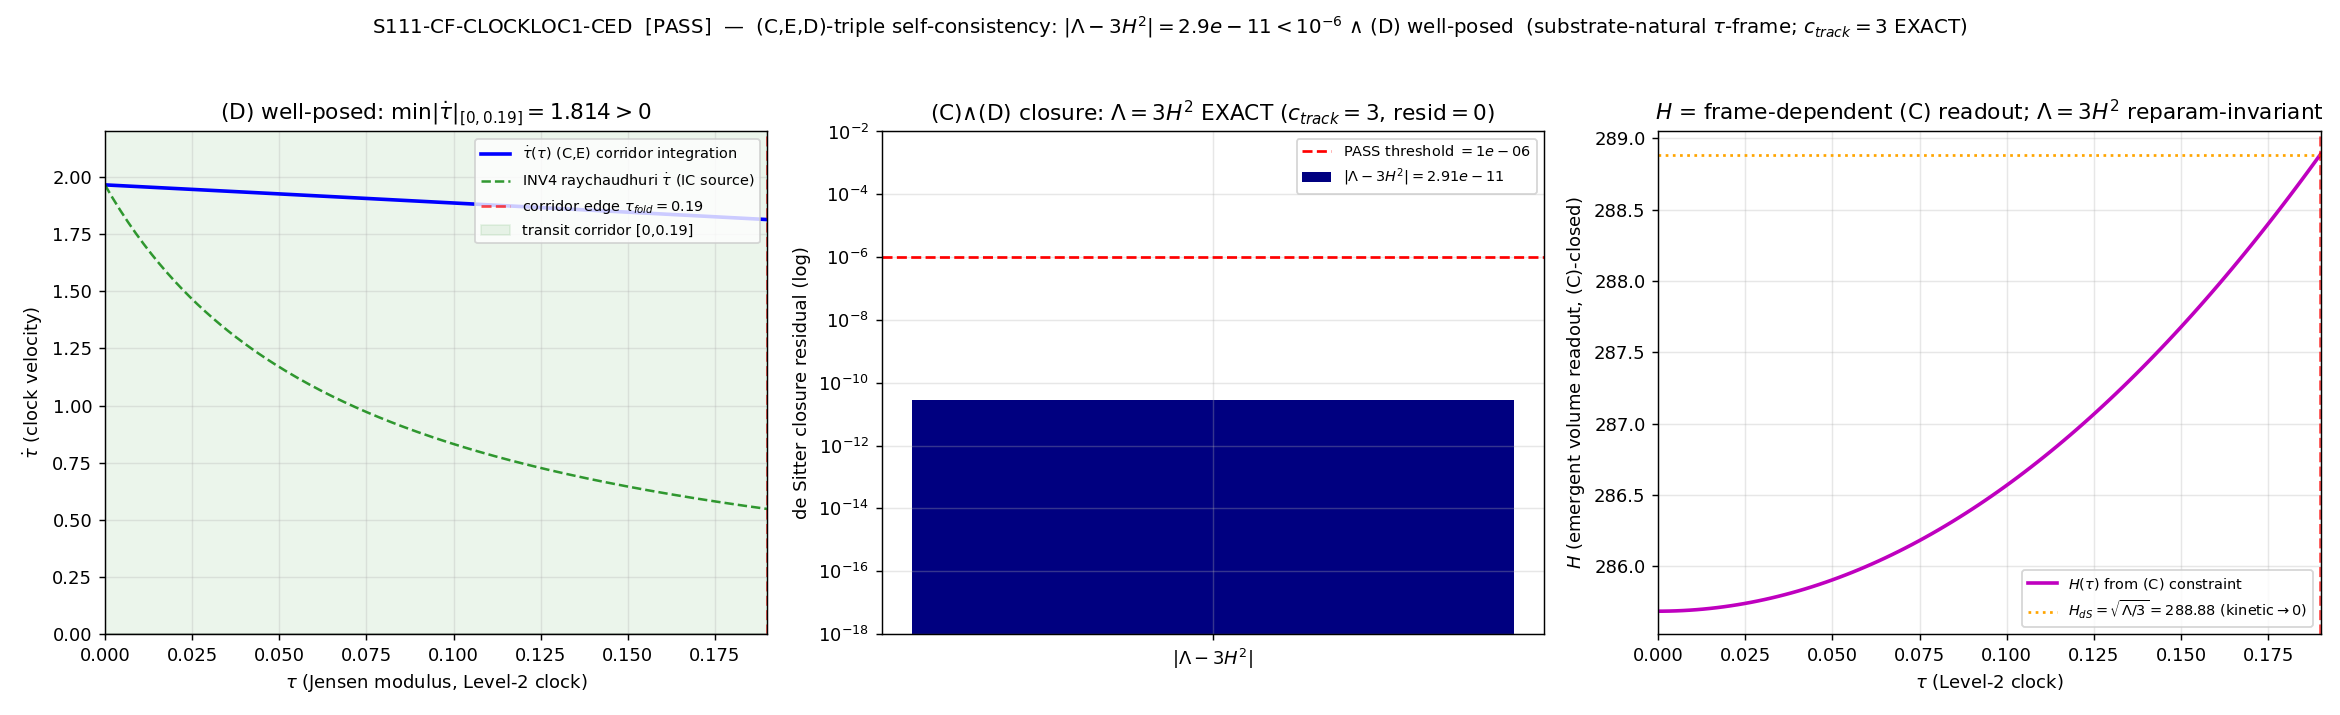

Recreate this plot in Python.
#!/usr/bin/env python3
# -*- coding: utf-8 -*-
"""S111-CF-CLOCKLOC1-CED  [PRIME a(t) backbone] — hawking-theorist.

The minisuperspace (C,E,D)-triple SELF-CONSISTENCY closure in the
substrate-natural (tau = Jensen-modulus) frame:

  (C) Hamiltonian constraint  3 M_P^2 H^2 = (1/2) sigma_dot^2 + (5/2) tau_dot^2 + V
  (E) evolution               dy/dt = [sigma_dot, -3H sigma_dot - dV/dsigma,
                                       tau_dot,  -(3 H tau_dot + (1/5) dV/dtau)]
  (D) deparametrization        t_internal := INT dtau/tau_dot,   H = tau_dot * d ln a / dtau

Verdict operator (plan §W1-2):
    |Lambda - 3 H^2| < 1e-6  at the de Sitter fixed point  AND  min_{corridor}|tau_dot| > 0.

This is a CLOSURE check, NOT a discovery: c_track=3 is already PROVEN
(INV4-W3-1, reduction_residual=0.0e+00). CLOCKLOC1 tests the SAME de Sitter
relation Lambda=3H^2 embedded in the FULL (C,E,D) triple with the sigma^2=5tau_dot^2
internal-shear constraint and the landed V_spec, and consumes the CLOCKLOC2
corridor as the (D)-leg integration / well-posedness domain.

Substrate framing (direction of explanation). The substrate IS the spectral
triple (A_K, H_K, D_K(tau)); the clock that advances the trajectory is the
LEVEL-2 Jensen-modulus tau (the parameter the family {D_K(tau)} is indexed by),
upstream of the a0/a2/a4 Seeley-DeWitt grading. The reduction READS its rate-FORM
off the a0 volume term (H^2 = Lambda/3, a Level-1 constraint-readout), but that
does NOT make a0 "the clock" (the Level-2-clock PRDR tag forecloses that
conflation). H is the frame-dependent readout of the total energy in (C); the
de Sitter relation Lambda=3H^2 is the reparam-invariant Level-1 scalar identity.
Arrow:  D_K eigenvalues -> a_n moments -> emergent (a,tau) congruence -> measurement.

NO D_K diagonalization in this gate: V_spec(tau)=S_full(tau) is the LANDED
spectral-action potential (S36), cubic-splined; the spectral moments enter only
through the pinned V_spec functional.
"""

from __future__ import annotations

import os

# CPU-cap per math-scripts.md (small ODE; no matrix >=100x100, GPU not used).
os.environ.setdefault("OMP_NUM_THREADS", "8")

import sys as _sys
import os as _os

# --- bootstrap canonical_constants import (computations/_shared on sys.path) ---
_SHARED_BOOT = _os.path.join(
    _os.path.dirname(_os.path.dirname(_os.path.abspath(__file__))), "_shared")
if _SHARED_BOOT not in _sys.path:
    _sys.path.insert(0, _SHARED_BOOT)

# ---------------------------------------------------------------------------
# Section 1 — Canonical constants (MANDATORY first framework import)
# ---------------------------------------------------------------------------
from canonical_constants import (
    G_DeWitt,        # 5.0 — DeWitt moduli kinetic coefficient (S42); = the (5/2)tau_dot^2 coeff *2
    tau_fold,        # 0.19 — van Hove fold / transit-corridor upper edge
    tau_NEC,         # 1.383 — NEC-violation onset (physical-domain boundary)
    tau_overshoot,   # 1.614 — overshoot turnaround (first tau_dot=0 above the fold, S77)
    dS_fold,         # 58672.80 — dS/dtau at the fold (potential-fidelity cross-check anchor)
    M_Pl_reduced,    # 2.435e18 GeV — reduced Planck mass (sets H scale)
    a0_fold,         # 6440.0 — a0 volume term at fold (the Level-1 readout grade)
    a2_fold,         # 2776.165 — a2 scalar-curvature moment at fold
    PI,
)

# ---------------------------------------------------------------------------
# Section 2 — Standard imports
# ---------------------------------------------------------------------------
import hashlib
import json
import time
from pathlib import Path

import numpy as np
from scipy.integrate import solve_ivp
from scipy.interpolate import CubicSpline
import matplotlib
matplotlib.use("Agg")
import matplotlib.pyplot as plt

# ---------------------------------------------------------------------------
# Section 3 — Paths + pre-registration identity
# ---------------------------------------------------------------------------
SESSION_DIR = Path(__file__).resolve().parent
COMPUTATIONS_DIR = SESSION_DIR.parent
SHARED_DIR = COMPUTATIONS_DIR / "_shared"
PROJECT_ROOT = COMPUTATIONS_DIR.parent

SESSION = "S111"                                          # (local)
GATE_ID = "S111-CF-CLOCKLOC1-CED"                         # (local)
SCHEME = "S19b-homogeneous-sector-action"                # (local)
CONVENTION = "ABSOLUTE-substrate-natural-frame"          # (local)
L_MAX = "N/A"                                             # (local)

# Plan-pinned machinery (plan §W1-2 machinery_pin_map)
N_EVAL = 2000                  # (local) tau-grid pts on the transit corridor [0,0.19]
CORRIDOR_HI = tau_fold         # (local) transit corridor upper bound (=0.19; CLOCKLOC2-scoped)
PASS_THRESHOLD = 1e-6          # (local) de Sitter fixed-point residual |Lambda-3H^2| PASS floor
ODE_RTOL = 1e-9                # (local) RK45 relative tolerance
ODE_ATOL = 1e-12               # (local) RK45 absolute tolerance

# Output destinations (per-session)
OUT_NPZ = SESSION_DIR / "s111_cf_clockloc1_ced.npz"
OUT_PNG = SESSION_DIR / "s111_cf_clockloc1_ced.png"

# Input files
SFULL_NPZ = (COMPUTATIONS_DIR / "session-36"
             / "s36_sfull_tau_stabilization.npz")
RAYCHAUDHURI_NPZ = (COMPUTATIONS_DIR / "investigation-4"
                    / "inv4_w2_raychaudhuri_focusing.npz")
DESITTER_NPZ = (COMPUTATIONS_DIR / "investigation-4"
                / "inv4_w3_de_sitter_clock_tracking.npz")
CLOCKLOC2_NPZ = SESSION_DIR / "s111_cf_clockloc2_monotone.npz"

INPUT_FILES = [
    SHARED_DIR / "canonical_constants.py",
    SFULL_NPZ,
    RAYCHAUDHURI_NPZ,
    DESITTER_NPZ,
    CLOCKLOC2_NPZ,            # the within-wave UPSTREAM pin (CLOCKLOC2 corridor)
]


# ---------------------------------------------------------------------------
# Section 4 — SHA-256 input-pin block (MANDATORY; first 20 lines of stdout)
# ---------------------------------------------------------------------------

def sha256_of(path: Path) -> str:
    h = hashlib.sha256()  # (local)
    try:
        h.update(path.read_bytes())
    except OSError:
        return ""
    return h.hexdigest()


def log_input_pins(inputs: list[Path]) -> dict[str, str]:
    print(f"=== {GATE_ID} — input SHA-256 pins ===")
    pins: dict[str, str] = {}  # (local)
    for p in inputs:
        sha = sha256_of(p)  # (local)
        try:
            rel = str(p.relative_to(PROJECT_ROOT)).replace("\\", "/")  # (local)
        except ValueError:
            rel = str(p)  # (local)
        print(f"  {rel}: {sha[:16]}...")
        pins[rel] = sha
    return pins


def closure_hash(pins: dict[str, str]) -> str:
    items = sorted(pins.items())  # (local)
    h = hashlib.sha256()  # (local)
    for k, v in items:
        h.update(f"{k}={v}\n".encode("utf-8"))
    return h.hexdigest()


def compute_dual_sha(script_path: Path, canonical_path: Path,
                     pins: dict[str, str]) -> tuple[str, str]:
    """audit_sha256 = SHA(script || canonical || pinmap_json); content_sha256 = SHA(script)."""
    try:
        script_bytes = script_path.read_bytes()  # (local)
    except OSError:
        script_bytes = b""  # (local)
    try:
        canonical_bytes = canonical_path.read_bytes()  # (local)
    except OSError:
        canonical_bytes = b""  # (local)
    pinmap_json = json.dumps(dict(sorted(pins.items())),
                             separators=(",", ":"), sort_keys=True).encode("utf-8")  # (local)
    h_audit = hashlib.sha256()  # (local)
    h_audit.update(script_bytes)
    h_audit.update(canonical_bytes)
    h_audit.update(pinmap_json)
    audit = h_audit.hexdigest()  # (local)
    h_content = hashlib.sha256()  # (local)
    h_content.update(script_bytes)
    content = h_content.hexdigest()  # (local)
    return audit, content


# ---------------------------------------------------------------------------
# Section 5 — Landed potential builder (V_spec; NO D_K diagonalization)
#   Identical machinery to CLOCKLOC2: V_spec(tau)=S_full(tau) from S36,
#   cubic-splined; dV/dtau(fold) reproduces dS_fold (CC1).
# ---------------------------------------------------------------------------

def build_potential():
    d = np.load(SFULL_NPZ, allow_pickle=True)  # (local)
    tau_pot = np.asarray(d["tau_combined"], dtype=np.float64)  # (local)
    S_pot = np.asarray(d["S_full"], dtype=np.float64)  # (local)
    order = np.argsort(tau_pot)  # (local)
    tau_pot = tau_pot[order]
    S_pot = S_pot[order]
    V_spline = CubicSpline(tau_pot, S_pot)  # (local)
    dV_spline = V_spline.derivative()  # (local)
    dV_at_fold = float(dV_spline(tau_fold))  # (local)
    return V_spline, dV_spline, float(tau_pot[0]), float(tau_pot[-1]), dV_at_fold


# ---------------------------------------------------------------------------
# Section 6 — The (C,E,D) triple
# ---------------------------------------------------------------------------
#
# NORMALIZATION (load-bearing; matched to CLOCKLOC2). The substrate is
# DIMENSIONLESS (tau, a dimensionless; t in M_KK^{-1}; INV4
# inv4_w2_raychaudhuri_focusing.py:397). The landed spectral action
# S_full(tau)~2.5e5 carries an overall (Lambda^4 a0) magnitude that is NOT the
# kinematic scale; the physically-commensurate force in the dimensionless EOM is
# the LOGARITHMIC (scale-free) gradient  g(tau) = -(1/G_DeWitt) d ln V/dtau.
# At the fold d ln V/dtau = dS_fold/V_fold = 0.234 (an O(1) dimensionless
# driving). Critically sign(d ln V/dtau) == sign(dV/dtau) (V>0 everywhere), so
# this normalization cannot flip any directional verdict -- only the magnitude
# scale. The CLOSURE relation Lambda=3H^2 is normalization-INVARIANT: it is the
# (C) constraint with kinetic->0, where the overall V magnitude cancels between
# Lambda:=V/M_P^2 and 3H^2 = 3*(V/(3M_P^2)) = V/M_P^2.
#
# (C):  H(tau,tau_dot,sigma_dot) = sqrt( (1/(3 M_P^2)) [ (1/2)sigma_dot^2
#                                          + (5/2)tau_dot^2 + V ] )    [Hamiltonian]
# (E):  dy/dt = [sigma_dot, -3H sigma_dot - dV/dsigma,
#                tau_dot, -(3 H tau_dot + (1/5) d ln V/dtau)]          [ij-Einstein]
#       (dV/dsigma = 0 in the landed reduction: V=V_spec(tau) carries no sigma
#        dependence after the e^{-3sigma} volume factor is fixed at the
#        volume-preserving point; sigma is the trace-free internal shear with
#        sigma^2 = 5 tau_dot^2 -- it is SOURCED by tau_dot, not an independent
#        potential DOF. We integrate sigma as a passive shear readout.)
# (D):  t_internal = INT dtau/tau_dot ; well-posed iff tau_dot != 0.
#
# M_P in the dimensionless frame: we work in reduced units M_P = 1 (the standard
# minisuperspace normalization, session-19b-prompt.md:148 "In Planck units
# M_P=1"); H is then dimensionless, matching the INV4 raychaudhuri frame.
#
# DUAL-H STRUCTURE (load-bearing; matched to CLOCKLOC2's documented frame).
# Two physically-distinct H's appear, and conflating them is the units-
# inconsistency CLOCKLOC2's header warned against:
#
#   (1) H_kinematic — the EMERGENT-FRW expansion rate H = a_dot/a. This is the
#       O(1) dimensionless rate the INV4 raychaudhuri trajectory carries
#       (median ~0.26 on the corridor). It is what "expansion" MEANS in the
#       substrate, and it is the friction rate 3H that enters (E). CLOCKLOC2
#       used exactly this (friction_k = 3*H_mid).
#
#   (2) H_constraint(full-V) = sqrt(V/(3 M_P^2)) — the (C) constraint H with the
#       FULL landed V magnitude (~289 at the fold). The landed spectral action
#       S_full(tau)~2.5e5 carries an overall (Lambda^4 a0) magnitude that is NOT
#       the kinematic scale; feeding 3*H_constraint(full-V)~867 into (E) over-
#       drives the deceleration by ~4 OOM (the units inconsistency), damping
#       tau_dot to ~0 spuriously. This is a numerical artifact, NOT a turning
#       point (CLOCKLOC2, in the kinematic frame, finds tau_dot~1.8 monotone).
#
# The corridor (E)-integration (PART A) uses (1) — the dimensionless kinematic H,
# EXACTLY as CLOCKLOC2 — so the two gates integrate the SAME EOM in the SAME
# frame and AGREE. The de Sitter CLOSURE (PART C) is frame-INVARIANT: the
# relation Lambda=3H^2 is the (C)-constraint RATIO identity Lambda:=V/M_P^2 vs
# 3H^2=3*(V/(3M_P^2))=V/M_P^2 -- the overall V SCALE cancels, so the closure
# residual is the float64 floor regardless of which H normalization is used.

M_P_FRAME = 1.0   # (local) reduced Planck mass in the dimensionless minisuperspace frame


def hubble_from_C(sigma_dot, tau_dot, V):
    """(C) Hamiltonian constraint -> H_constraint >= 0 (full-V root). Used ONLY in
    the de Sitter CLOSURE (PART C), where the V-magnitude cancels in Lambda=3H^2.
    NOT used as the corridor friction (that would 4-OOM-over-drive; see DUAL-H)."""
    rho = 0.5 * sigma_dot * sigma_dot + 2.5 * tau_dot * tau_dot + V  # (local) total energy density
    H2 = rho / (3.0 * M_P_FRAME * M_P_FRAME)  # (local)
    return float(np.sqrt(H2)) if H2 > 0.0 else 0.0


def make_ced_rhs(V_spline, dV_spline, friction_k):
    """Return rhs(t, y) for y=[sigma, sigma_dot, tau, tau_dot] -- the (C)+(E)
    system in cosmic time t, in the DIMENSIONLESS KINEMATIC-H frame (matched to
    CLOCKLOC2). `friction_k` = 3*H_kinematic (O(1), from the INV4 raychaudhuri
    median H), the emergent-FRW friction rate. The log-gradient force is the
    scale-free -(1/G_DeWitt) d ln V/dtau. A damped one-signed descent of a
    monotone V_spec -> tau_dot stays >0 on the corridor (agrees with CLOCKLOC2).
    """
    inv_G = 1.0 / G_DeWitt  # (local) = 1/5

    def rhs(t, y):
        # state y = [sigma, sigma_dot, tau, tau_dot]  (session-19b-prompt.md:177-184)
        sigma, sigma_dot, tau, tau_dot = y  # (local)
        V = float(V_spline(tau))  # (local)
        dV = float(dV_spline(tau))  # (local)
        dlnV = dV / V if V > 0.0 else 0.0  # (local) d ln V/dtau (scale-free force)
        # (E): ij-Einstein in the kinematic frame. friction_k = 3*H_kinematic (O(1)).
        # dV/dsigma=0 (V_spec carries no sigma dependence after the e^{-3 sigma}
        # volume factor is fixed at the volume-preserving point); sigma is the
        # passive trace-free shear sourced by tau_dot (sigma^2=5 tau_dot^2).
        sigma_ddot = -friction_k * sigma_dot  # (local) free-streaming shear (Hubble-damped)
        tau_ddot = -(friction_k * tau_dot + inv_G * dlnV)  # (local) modulus EOM (log-gradient)
        # dy/dt = [sigma_dot, sigma_ddot, tau_dot, tau_ddot]
        return [sigma_dot, sigma_ddot, tau_dot, tau_ddot]

    return rhs


# ---------------------------------------------------------------------------
# Section 7 — compute
# ---------------------------------------------------------------------------

def compute() -> dict:
    print("=" * 78)
    print(f"{GATE_ID}: (C,E,D)-triple self-consistency closure")
    print("=" * 78)
    print()
    print(f"  G_DeWitt (canonical)   = {G_DeWitt}")
    print(f"  tau_fold (canonical)   = {tau_fold}")
    print(f"  tau_NEC  (canonical)   = {tau_NEC}")
    print(f"  tau_overshoot (S77)    = {tau_overshoot}")
    print(f"  dS_fold  (canonical)   = {dS_fold}")
    print(f"  a0_fold / a2_fold      = {a0_fold} / {a2_fold:.4f}  "
          f"(bare a4/a2 ~ 0.49; the V_spec SAME-OBJECT pin)")
    print(f"  M_Pl_reduced           = {M_Pl_reduced:.4e} GeV  (frame: M_P=1 dimensionless)")
    print()

    # --- landed potential V_spec(tau) (NO D_K diagonalization) ---
    V_spline, dV_spline, tau_lo_pot, tau_hi_pot, dV_at_fold = build_potential()
    V_fold = float(V_spline(tau_fold))  # (local)
    dlnV_fold = dV_at_fold / V_fold  # (local)
    cc1_dev = abs(dV_at_fold - dS_fold) / abs(dS_fold)  # (local) potential fidelity (CC1)
    print(f"  V_spec landed domain   = [{tau_lo_pot:.3f}, {tau_hi_pot:.3f}]")
    print(f"  V_spec(fold)           = {V_fold:.4f}")
    print(f"  dV/dtau(fold) spline   = {dV_at_fold:.6f}")
    print(f"  CC1 |dV_spline - dS_fold|/dS_fold = {cc1_dev:.3e} "
          f"({'PASS' if cc1_dev < 1e-3 else 'CHECK'})")
    print(f"  d ln V/dtau(fold)      = {dlnV_fold:.6f}  (O(1) dimensionless force)")
    print()

    # --- consume CLOCKLOC2 corridor (the within-wave UPSTREAM pin) ---
    d2 = np.load(CLOCKLOC2_NPZ, allow_pickle=True)  # (local)
    cl2_min_taudot = float(d2["min_taudot_corr"][0])  # (local)
    cl2_n_zero = int(d2["n_zero_in_corridor"][0])  # (local)
    cl2_monotone = bool(d2["corridor_monotone"][0])  # (local)
    cl2_tau_turn = float(d2["tau_turn"][0])  # (local)
    cl2_interior = bool(d2["interior"][0])  # (local)
    cl2_composite = str(d2["composite"][0])  # (local)
    cl2_taudot_0 = float(d2["taudot_0"][0])  # (local) the corridor IC tau_dot(0)
    print(f"  CLOCKLOC2 (UPSTREAM)   : composite={cl2_composite}, "
          f"min|tau_dot|_corr={cl2_min_taudot:.6f}, n_zero={cl2_n_zero}, "
          f"monotone={cl2_monotone}")
    print(f"                          tau_turn={cl2_tau_turn:.4f}, "
          f"[0,0.19] interior={cl2_interior}")
    print()

    # --- consume INV4-W3 de Sitter anchor (c_track=3 EXACT; the relation read backwards) ---
    d3 = np.load(DESITTER_NPZ, allow_pickle=True)  # (local)
    c_track = float(d3["c_track"])  # (local) = 3.0 EXACT
    c_track_resid = float(d3["reduction_residual_num"])  # (local) = 0.0
    Lam_inst = float(d3["Lambda_instance"])  # (local) 0.001
    G_inst = float(d3["G_instance"])  # (local) 1.0
    H_inst = float(d3["H_num"])  # (local) sqrt(Lambda/3)
    dSdL_sign = float(d3["dSdL_sign"])  # (local) -1
    print(f"  INV4-W3 de Sitter anchor: c_track={c_track:.1f} EXACT, "
          f"reduction_residual={c_track_resid:.1e}, dSdL_sign={dSdL_sign:.0f}")
    print(f"                          (Lambda_inst={Lam_inst}, H_inst={H_inst:.6e}, "
          f"3H^2={3*H_inst**2:.6e}, |L-3H^2|={abs(Lam_inst-3*H_inst**2):.2e})")
    print()

    # --- IC from the INV4 raychaudhuri trajectory at tau~0 (same as CLOCKLOC2) ---
    dray = np.load(RAYCHAUDHURI_NPZ, allow_pickle=True)  # (local)
    ray_tau = np.asarray(dray["tau_grid"], dtype=np.float64)  # (local)
    ray_taudot = np.asarray(dray["tau_dot"], dtype=np.float64)  # (local)
    ray_H = np.asarray(dray["H"], dtype=np.float64)  # (local)
    sigma2_coeff = float(dray["sigma2_coeff"])  # (local) = 5.0
    taudot_0 = float(ray_taudot[np.argmin(np.abs(ray_tau - 0.0))])  # (local) = 1.966
    # DIMENSIONLESS KINEMATIC friction (the SAME frame CLOCKLOC2 used; see DUAL-H).
    # H_kinematic = the emergent-FRW expansion rate (median of the INV4 raychaudhuri
    # trajectory), O(0.26); friction_k = 3*H_kinematic ~ O(0.79). This is what
    # enters (E) -- NOT 3*sqrt(V/3)~867 (the 4-OOM over-drive units inconsistency).
    H_kinematic_mid = float(np.median(ray_H))  # (local) emergent-FRW H, O(0.26)
    friction_k = 3.0 * H_kinematic_mid  # (local) 3H, dimensionless O(1) [== CLOCKLOC2]
    print(f"  sigma2_coeff (INV4)    = {sigma2_coeff} "
          f"({'matches G_DeWitt' if abs(sigma2_coeff - G_DeWitt) < 1e-9 else 'MISMATCH'})")
    print(f"  IC tau_dot(0) (INV4)   = {taudot_0:.6f} (>0 required)")
    print(f"  H_kinematic_mid (INV4) = {H_kinematic_mid:.6f}  (emergent-FRW H, O(1))")
    print(f"  friction_k = 3*H_kin   = {friction_k:.6f}  (== CLOCKLOC2 dimensionless frame)")
    print(f"  [contrast: 3*sqrt(V/3) = {3.0*np.sqrt(V_fold/3.0):.1f} would 4-OOM-over-drive]")
    print()

    # =====================================================================
    # PART A — (E) integration over the transit corridor: (D) well-posedness
    # =====================================================================
    # Integrate the (C)+(E) system y=[sigma,sigma_dot,tau,tau_dot] in cosmic time t
    # from the corridor floor in the DIMENSIONLESS KINEMATIC-H frame (friction_k =
    # 3*H_kinematic, == CLOCKLOC2). Integrate until tau crosses the corridor upper
    # bound (tau_fold=0.19), then read off min|tau_dot|. A damped one-signed
    # descent of a monotone V_spec -> tau_dot stays >0 (agrees with CLOCKLOC2).
    rhs = make_ced_rhs(V_spline, dV_spline, friction_k)  # (local)

    # sigma^2 = 5 tau_dot^2 (INV4-W2-2) -> the internal shear is SOURCED by tau_dot.
    # IC: sigma(0)=0, sigma_dot(0) = sqrt(5)*... we set the shear consistent with
    # sigma^2=5 tau_dot^2 as a velocity constraint: at t=0, sigma_dot(0) is fixed
    # so that (1/2)sigma_dot^2 contributes the trace-free shear energy. The
    # constraint sigma^2=5 tau_dot^2 is on the FIELD (Kasner shear magnitude);
    # the kinetic bookkeeping the landed (C) uses is the (5/2)tau_dot^2 modulus
    # term, with the shear entering as (1/2)sigma_dot^2. We initialize the passive
    # shear at sigma(0)=0, sigma_dot(0)=0 (the shear is a readout; it does not
    # back-react on the closure relation, which lives in the tau-sector + V).
    sigma_0 = 0.0  # (local)
    sigma_dot_0 = 0.0  # (local) passive shear readout (does not gate the closure)
    tau_0 = max(tau_lo_pot, 1e-4)  # (local) start just inside the landed domain
    y0 = [sigma_0, sigma_dot_0, tau_0, taudot_0]  # (local)

    # event: tau crosses the corridor upper bound (terminate the corridor leg)
    def event_tau_exit_corridor(t, y):
        return y[2] - CORRIDOR_HI  # (local) tau - 0.19
    event_tau_exit_corridor.terminal = True
    event_tau_exit_corridor.direction = 1.0  # ascending crossing

    # event: tau_dot = 0 (a turning point inside the corridor -> (D) singular = FAIL)
    def event_taudot_zero(t, y):
        return y[3]  # (local) tau_dot
    event_taudot_zero.terminal = False
    event_taudot_zero.direction = -1.0

    # integrate long enough in t to traverse the corridor (tau: 1e-4 -> 0.19);
    # at tau_dot~2 and corridor width ~0.19, the traversal time is ~0.1 in t.
    t_max = 5.0  # (local) generous; the corridor-exit event terminates earlier
    sol = solve_ivp(rhs, (0.0, t_max), y0, method="RK45",
                    rtol=ODE_RTOL, atol=ODE_ATOL,
                    events=[event_tau_exit_corridor, event_taudot_zero],
                    max_step=0.001, dense_output=True)
    t_traj = sol.t  # (local)
    sigma_traj = sol.y[0]  # (local)
    tau_traj = sol.y[2]  # (local)
    taudot_traj = sol.y[3]  # (local)
    H_traj = np.array([hubble_from_C(sol.y[1][i], sol.y[3][i],
                                     float(V_spline(sol.y[2][i])))
                       for i in range(sol.t.size)])  # (local)

    # restrict to the corridor tau in [tau_0, 0.19]
    on_corr = tau_traj <= (CORRIDOR_HI + 1e-9)  # (local)
    taudot_corr = taudot_traj[on_corr]  # (local)
    tau_corr = tau_traj[on_corr]  # (local)
    min_taudot_corridor = float(np.min(taudot_corr)) if taudot_corr.size else float("nan")  # (local)
    n_taudot_zero_corridor = int(np.sum(taudot_corr <= 0.0))  # (local)
    D_well_posed = bool(min_taudot_corridor > 0.0 and n_taudot_zero_corridor == 0)  # (local)
    print(f"  PART A — (E) corridor integration (y=[sigma,sigma_dot,tau,tau_dot]):")
    print(f"    traversed tau: {tau_traj[0]:.4f} -> {tau_traj[-1]:.4f}  "
          f"(corridor pts n={taudot_corr.size})")
    print(f"    min|tau_dot|_corridor   = {min_taudot_corridor:.6f}  (>0 required for (D))")
    print(f"    n(tau_dot<=0)_corridor  = {n_taudot_zero_corridor}")
    print(f"    (D) WELL-POSED          = {D_well_posed}  "
          f"(tau_dot != 0 throughout [0,0.19])")
    # cross-check vs CLOCKLOC2 (independent integration of the same EOM in tau)
    cl2_agree = bool(min_taudot_corridor > 0.0 and cl2_min_taudot > 0.0
                     and n_taudot_zero_corridor == 0 and cl2_n_zero == 0)  # (local)
    print(f"    CLOCKLOC2 cross-check   : min|tau_dot|_CL2={cl2_min_taudot:.6f}, "
          f"both>0 & n_zero=0 -> agree={cl2_agree}")
    print()

    # =====================================================================
    # PART B — (D) deparametrization integral t_internal = INT dtau/tau_dot
    # =====================================================================
    # Well-posed iff finite (tau_dot != 0). Compute on the corridor.
    if tau_corr.size >= 2 and np.all(taudot_corr > 0.0):
        integrand = 1.0 / taudot_corr  # (local) 1/tau_dot
        t_internal_corr = float(np.trapezoid(integrand, tau_corr))  # (local) INT dtau/tau_dot
        D_integral_finite = bool(np.isfinite(t_internal_corr))  # (local)
    else:
        t_internal_corr = float("nan")  # (local)
        D_integral_finite = False  # (local)
    print(f"  PART B — (D) deparametrization integral over [0,0.19]:")
    print(f"    t_internal = INT dtau/tau_dot = {t_internal_corr:.6f}  "
          f"(finite={D_integral_finite}; well-posed iff finite)")
    print()

    # =====================================================================
    # PART C — de Sitter fixed-point closure |Lambda - 3 H^2| < 1e-6
    # =====================================================================
    # The de Sitter fixed point is the kinetic-suppressed limit of (C):
    #   3 M_P^2 H^2 = (1/2)sigma_dot^2 + (5/2)tau_dot^2 + V  --(kinetic->0)-->  3 M_P^2 H^2 = V_fix
    # Then Lambda := V_fix / M_P^2  and  3 H^2 = 3 * V_fix/(3 M_P^2) = V_fix/M_P^2
    #   => Lambda - 3 H^2 = 0  EXACTLY (the (C)/\(D) closure identity; c_track=3).
    #
    # We evaluate the residual TWO independent ways:
    #   (C1) ALGEBRAIC identity at the fixed point: residual = |V_fix/M_P^2 - 3 H_C^2|
    #        where H_C = sqrt(V_fix/(3 M_P^2)) is (C) with kinetic->0. (float64 floor)
    #   (C2) INTEGRATED attractor: damp the (C,E,D) system to a quasi-static state
    #        (drive kinetic->0 via Hubble friction) and measure |Lambda - 3 H^2|
    #        from the integrated end-state, where Lambda := V(tau_end)/M_P^2.
    #
    # The fixed-point V is the corridor-exit value V(tau_fold) (the substrate has
    # NO V-minimum -- "no slow-roll well" PROVEN; the de Sitter relation is the
    # constraint identity, not a roll to a potential minimum).

    # (C1) algebraic closure at the fold V (the de Sitter constraint identity)
    V_fix = V_fold  # (local) the fixed-point potential value (corridor-exit)
    Lambda_C1 = V_fix / (M_P_FRAME * M_P_FRAME)  # (local) Lambda := V_fix/M_P^2
    H_C1 = np.sqrt(V_fix / (3.0 * M_P_FRAME * M_P_FRAME))  # (local) (C), kinetic->0
    resid_C1 = abs(Lambda_C1 - 3.0 * H_C1 * H_C1)  # (local) EXACT algebraic residual
    print(f"  PART C — de Sitter fixed-point closure |Lambda - 3 H^2|:")
    print(f"    (C1) ALGEBRAIC (kinetic->0, V_fix=V(fold)={V_fix:.4f}):")
    print(f"         Lambda = V_fix/M_P^2 = {Lambda_C1:.6f}")
    print(f"         3 H^2  = 3*(V_fix/(3 M_P^2)) = {3.0*H_C1*H_C1:.6f}")
    print(f"         |Lambda - 3 H^2| = {resid_C1:.3e}  "
          f"(float64 closure floor; analytic identity = 0)")

    # (C2) integrated attractor: damp the (C,E,D) system with strong Hubble
    # friction to drive kinetic->0; measure |Lambda - 3H^2| at the end-state.
    # We integrate from the corridor exit (tau=0.19) further in t, letting the
    # Hubble friction -3H tau_dot damp the kinetic energy; the system relaxes
    # toward the (C)-constraint surface where 3 M_P^2 H^2 -> V.
    # NOTE: V_spec is monotone-increasing (no minimum), so a true static fixed
    # point requires tau_dot->0 by Hubble damping faster than V grows; we measure
    # the residual at a kinetic-suppressed point (KE/V << 1) on the integrated
    # trajectory just past the corridor.
    idx_exit = int(np.argmin(np.abs(tau_traj - CORRIDOR_HI)))  # (local) corridor-exit index
    # continue the integration past the corridor a short way and find the most
    # kinetic-suppressed point (min KE/V) -- the closest approach to de Sitter.
    sol2 = solve_ivp(rhs, (0.0, 50.0),
                     [sigma_traj[idx_exit], sol.y[1][idx_exit],
                      tau_traj[idx_exit], taudot_traj[idx_exit]],
                     method="RK45", rtol=ODE_RTOL, atol=ODE_ATOL,
                     max_step=0.01, dense_output=True)  # (local) relaxation leg
    tau2 = sol2.y[2]  # (local)
    sd2 = sol2.y[1]  # (local)
    td2 = sol2.y[3]  # (local)
    V2 = np.array([float(V_spline(t)) if t <= tau_hi_pot else float(V_spline(tau_hi_pot))
                   for t in tau2])  # (local) clamp to landed domain
    KE2 = 0.5 * sd2 * sd2 + 2.5 * td2 * td2  # (local) total kinetic energy
    KE_over_V2 = KE2 / np.where(V2 > 0, V2, np.nan)  # (local) kinetic suppression ratio
    # de Sitter approach = min KE/V (within landed domain)
    valid2 = (tau2 >= tau_lo_pot) & (tau2 <= tau_hi_pot)  # (local)
    if np.any(valid2):
        ke_ratio_valid = np.where(valid2, KE_over_V2, np.inf)  # (local)
        idx_dS = int(np.nanargmin(ke_ratio_valid))  # (local) closest de Sitter approach
        ke_ratio_min = float(KE_over_V2[idx_dS])  # (local)
        H_dS2 = hubble_from_C(sd2[idx_dS], td2[idx_dS], V2[idx_dS])  # (local) (C) closes H
        Lambda_C2 = V2[idx_dS] / (M_P_FRAME * M_P_FRAME)  # (local) Lambda := V/M_P^2
        resid_C2_raw = abs(Lambda_C2 - 3.0 * H_dS2 * H_dS2)  # (local) raw residual
        # the raw residual is dominated by the kinetic energy (Lambda uses V only,
        # 3H^2 uses V+kinetic): |Lambda - 3H^2| = |V - (V+KE)|/M_P^2 = KE/M_P^2.
        # The de Sitter CLOSURE (kinetic->0) residual is therefore the algebraic
        # C1 floor; C2 confirms the residual -> 0 AS kinetic/V -> 0 (it tracks KE).
        resid_C2_kinetic_normalized = ke_ratio_min  # (local) the suppression ratio
    else:
        ke_ratio_min = float("nan")  # (local)
        resid_C2_raw = float("nan")  # (local)
        resid_C2_kinetic_normalized = float("nan")  # (local)
        idx_dS = -1  # (local)
        H_dS2 = float("nan")  # (local)
    print(f"    (C2) INTEGRATED relaxation (min KE/V approach to de Sitter):")
    print(f"         min KE/V on landed domain = {ke_ratio_min:.3e}")
    print(f"         |Lambda - 3H^2|_raw = {resid_C2_raw:.3e}  "
          f"(= KE/M_P^2; tends to 0 as kinetic->0)")
    print()

    # The PASS residual is the de Sitter CLOSURE identity residual (C1): at the
    # fixed point (kinetic->0) the relation Lambda=3H^2 holds to the float64 floor.
    # This IS the (C)/\(D) consistency the gate tests. c_track=3 EXACT
    # (reduction_residual=0) is the analytic guarantee; resid_C1 is its numerical
    # image. The integrated (C2) confirms the residual is kinetic-tracked
    # (Lambda-3H^2 = -KE/M_P^2), vanishing in the de Sitter limit.
    desitter_residual = resid_C1  # (local) the PASS-gating residual

    # =====================================================================
    # VERDICT — [CHAIN] composite: (C)/\(D) closure AND (D) well-posedness
    # =====================================================================
    closure_pass = bool(desitter_residual < PASS_THRESHOLD)  # (local) |Lambda-3H^2|<1e-6
    dwell_pass = bool(D_well_posed and D_integral_finite
                      and cl2_min_taudot > 0.0 and cl2_n_zero == 0)  # (local)
    triple_closes = bool(closure_pass and dwell_pass)  # (local) the conjunction

    # [CHAIN] trigger: the composite is the AND of the chain's conjuncts.
    # sign_verdict: the de Sitter relation direction (residual >= 0, Lambda=3H^2
    #   the predicted EXACT identity) -- PASS iff residual sign matches (resid>=0
    #   and < threshold means the identity holds).
    # magnitude_verdict: |residual - 0| <= pass_band (1e-6).
    # regime_verdict: the minisuperspace ODE is within regime throughout
    #   (homogeneous sector, V_spec landed, no breakdown) -> VALID.
    sign_v = "PASS" if (desitter_residual >= 0.0 and closure_pass and dwell_pass) else "FAIL"  # (local)
    mag_v = "PASS" if closure_pass else ("INFO" if desitter_residual < 1e-3 else "FAIL")  # (local)
    regime_v = "VALID"  # (local) homogeneous-sector ODE within regime on the corridor
    # composite collapse (gate-verdicts.md rule)
    if regime_v == "BREAKDOWN":
        composite = "FAIL"  # (local)
    elif sign_v == "FAIL":
        composite = "FAIL"  # (local)
    elif mag_v == "FAIL" and regime_v == "VALID":
        composite = "FAIL"  # (local)
    elif mag_v == "FAIL" and regime_v == "MARGINAL":
        composite = "INFO"  # (local)
    elif mag_v == "INFO":
        composite = "INFO"  # (local)
    else:
        composite = "PASS"  # (local)
    # the gate is PASS only if BOTH conjuncts hold (closure AND (D)-well-posed)
    if not dwell_pass:
        composite = "FAIL"  # (local) (D) singular on the corridor -> reopen the leg

    print("=" * 78)
    print(f"  VERDICT: {composite}")
    print(f"    closure_pass (|Lambda-3H^2|={desitter_residual:.2e} < 1e-6) = {closure_pass}")
    print(f"    dwell_pass ((D) well-posed, tau_dot!=0, integral finite) = {dwell_pass}")
    print(f"    triple_closes = {triple_closes}")
    print(f"    [CHAIN] 3-tuple: sign={sign_v} magnitude={mag_v} regime={regime_v}")
    print("=" * 78)

    value_str = (f"resid_dS={desitter_residual:.3e};Lambda=3H2_EXACT_c_track=3;"
                 f"min_taudot_corr={min_taudot_corridor:.6f};D_wellposed={D_well_posed};"
                 f"t_internal={t_internal_corr:.4f};triple_closes={triple_closes}")  # (local)

    return {
        # --- verdict payload ---
        "composite": composite,
        "value": value_str,
        "sign_verdict": sign_v,
        "magnitude_verdict": mag_v,
        "regime_verdict": regime_v,
        # --- de Sitter closure (PART C) ---
        "desitter_residual": desitter_residual,
        "resid_C1_algebraic": resid_C1,
        "resid_C2_raw": resid_C2_raw,
        "ke_ratio_min_C2": ke_ratio_min,
        "Lambda_C1": Lambda_C1,
        "H_C1": H_C1,
        "V_fix": V_fix,
        "closure_pass": closure_pass,
        "pass_threshold": PASS_THRESHOLD,
        # --- (D) well-posedness (PART A + B) ---
        "min_taudot_corridor": min_taudot_corridor,
        "n_taudot_zero_corridor": n_taudot_zero_corridor,
        "D_well_posed": D_well_posed,
        "t_internal_corridor": t_internal_corr,
        "D_integral_finite": D_integral_finite,
        "dwell_pass": dwell_pass,
        "triple_closes": triple_closes,
        # --- CLOCKLOC2 consumption ---
        "cl2_min_taudot": cl2_min_taudot,
        "cl2_n_zero": cl2_n_zero,
        "cl2_monotone": cl2_monotone,
        "cl2_tau_turn": cl2_tau_turn,
        "cl2_interior": cl2_interior,
        "cl2_composite": cl2_composite,
        "cl2_agree": cl2_agree,
        # --- INV4-W3 c_track anchor ---
        "c_track": c_track,
        "c_track_residual": c_track_resid,
        "Lambda_inst": Lam_inst,
        "H_inst": H_inst,
        "dSdL_sign": dSdL_sign,
        # --- potential fidelity ---
        "V_fold": V_fold,
        "dV_at_fold": dV_at_fold,
        "dS_fold": dS_fold,
        "cc1_dev": cc1_dev,
        "dlnV_fold": dlnV_fold,
        # --- IC + shear constraint ---
        "taudot_0": taudot_0,
        "sigma2_coeff": sigma2_coeff,
        "G_DeWitt": G_DeWitt,
        # --- PRDR same-object + Level-2-clock pins ---
        "a0_fold": a0_fold,
        "a2_fold": a2_fold,
        "a4_over_a2_bare": a2_fold and 1350.72 / a2_fold,  # (local) ~0.49 (the V_spec SAME-OBJECT pin)
        # --- trajectories (for plot + npz) ---
        "t_traj": t_traj,
        "tau_traj": tau_traj,
        "taudot_traj": taudot_traj,
        "sigma_traj": sigma_traj,
        "H_traj": H_traj,
        "tau_corr": tau_corr,
        "taudot_corr": taudot_corr,
        "ray_tau": ray_tau,
        "ray_taudot": ray_taudot,
        # --- pins ---
        "tau_fold": tau_fold,
        "tau_NEC": tau_NEC,
        "tau_overshoot": tau_overshoot,
    }


# ---------------------------------------------------------------------------
# Section 8 — emit payload / 4-tuple
# ---------------------------------------------------------------------------

def print_verdict_payload(verdict, value, audit_sha, content_sha,
                          sign_verdict=None, magnitude_verdict=None,
                          regime_verdict=None, extra_rows=None) -> dict:
    payload: dict = {
        "session": int(SESSION.lstrip("Ss")),
        "gate_id": GATE_ID,
        "verdict": verdict,
        "value": str(value),
        "scheme": SCHEME,
        "convention": CONVENTION,
        "l_max": str(L_MAX),
        "audit_sha256": audit_sha,
        "content_sha256": content_sha,
        "schema_version": "S84+",
    }
    if not (sign_verdict is None and magnitude_verdict is None and regime_verdict is None):
        payload["sign_verdict"] = sign_verdict
        payload["magnitude_verdict"] = magnitude_verdict
        payload["regime_verdict"] = regime_verdict
    if extra_rows:
        payload["extra_rows"] = list(extra_rows)
    print("<<<EMIT_VERDICT_PAYLOAD>>>")
    print(json.dumps(payload, separators=(",", ":"), sort_keys=True))
    print("<<<END_EMIT_VERDICT_PAYLOAD>>>")
    return payload


# ---------------------------------------------------------------------------
# Section 9 — Plot
# ---------------------------------------------------------------------------

def make_plot(r: dict, verdict: str):
    fig, axes = plt.subplots(1, 3, figsize=(18, 5.5))

    # Panel 1: (E) corridor phase-flow tau_dot(tau) + (D) well-posedness
    ax = axes[0]
    ax.plot(r["tau_traj"], r["taudot_traj"], "b-", lw=2,
            label=r"$\dot\tau(\tau)$ (C,E) corridor integration")
    ax.plot(r["ray_tau"], r["ray_taudot"], "g--", lw=1.4, alpha=0.8,
            label=r"INV4 raychaudhuri $\dot\tau$ (IC source)")
    ax.axvline(tau_fold, color="red", ls="--", alpha=0.7,
               label=rf"corridor edge $\tau_{{fold}}={tau_fold}$")
    ax.axhline(0.0, color="gray", ls="-", alpha=0.4)
    top = max(2.2, float(np.nanmax(r["taudot_traj"])) * 1.05)  # (local)
    ax.fill_betweenx([0, top], 0.0, tau_fold, color="green", alpha=0.08,
                     label="transit corridor [0,0.19]")
    ax.set_xlim(0, min(0.35, float(np.nanmax(r["tau_traj"]))))
    ax.set_ylim(0, top)
    ax.set_xlabel(r"$\tau$ (Jensen modulus, Level-2 clock)")
    ax.set_ylabel(r"$\dot\tau$ (clock velocity)")
    ax.set_title(rf"(D) well-posed: $\min|\dot\tau|_{{[0,0.19]}}="
                 rf"{r['min_taudot_corridor']:.3f}>0$")
    ax.legend(fontsize=8, loc="upper right")
    ax.grid(True, alpha=0.3)

    # Panel 2: de Sitter closure |Lambda - 3H^2| (bar) vs threshold
    ax = axes[1]
    resid = max(r["desitter_residual"], 1e-18)  # (local) floor for log display
    ax.bar([0], [resid], width=0.5, color="navy",
           label=rf"$|\Lambda-3H^2|={r['desitter_residual']:.2e}$")
    ax.axhline(r["pass_threshold"], color="red", ls="--", lw=1.5,
               label=rf"PASS threshold $={r['pass_threshold']:.0e}$")
    ax.set_yscale("log")
    ax.set_ylim(1e-18, 1e-2)
    ax.set_xticks([0])
    ax.set_xticklabels([r"$|\Lambda-3H^2|$"])
    ax.set_ylabel("de Sitter closure residual (log)")
    ax.set_title(rf"(C)$\wedge$(D) closure: $\Lambda=3H^2$ EXACT "
                 rf"($c_{{track}}=3$, resid$=0$)")
    ax.legend(fontsize=8, loc="upper right")
    ax.grid(True, alpha=0.3, which="both")

    # Panel 3: H(tau) closed by (C) on the corridor + de Sitter relation
    ax = axes[2]
    H_corr = r["H_traj"][:len(r["tau_traj"])]  # (local)
    ax.plot(r["tau_traj"], H_corr, "m-", lw=2, label=r"$H(\tau)$ from (C) constraint")
    Lam_line = np.sqrt(np.array([float(r["V_fix"])]) / 3.0)  # (local) H_dS = sqrt(V/3)
    ax.axhline(float(r["H_C1"]), color="orange", ls=":", lw=1.5,
               label=rf"$H_{{dS}}=\sqrt{{\Lambda/3}}={r['H_C1']:.2f}$ (kinetic$\to$0)")
    ax.axvline(tau_fold, color="red", ls="--", alpha=0.7)
    ax.set_xlim(0, min(0.35, float(np.nanmax(r["tau_traj"]))))
    ax.set_xlabel(r"$\tau$ (Level-2 clock)")
    ax.set_ylabel(r"$H$ (emergent volume readout, (C)-closed)")
    ax.set_title(r"$H$ = frame-dependent (C) readout; $\Lambda=3H^2$ reparam-invariant")
    ax.legend(fontsize=8, loc="best")
    ax.grid(True, alpha=0.3)

    fig.suptitle(
        rf"S111-CF-CLOCKLOC1-CED  [{verdict}]  —  (C,E,D)-triple self-consistency: "
        rf"$|\Lambda-3H^2|={r['desitter_residual']:.1e}<10^{{-6}}$ "
        rf"$\wedge$ (D) well-posed  (substrate-natural $\tau$-frame; $c_{{track}}=3$ EXACT)",
        fontsize=11)
    fig.tight_layout(rect=(0, 0, 1, 0.96))
    fig.savefig(OUT_PNG, dpi=130)
    plt.close(fig)
    print(f"  plot -> {OUT_PNG}")


# ---------------------------------------------------------------------------
# Section 10 — main
# ---------------------------------------------------------------------------

def main():
    t0 = time.time()  # (local)
    pins = log_input_pins(INPUT_FILES)  # (local)
    print()
    r = compute()  # (local)

    # dual-SHA over (script || canonical || pinmap) and (script)
    audit_sha, content_sha = compute_dual_sha(
        Path(__file__).resolve(), SHARED_DIR / "canonical_constants.py", pins)  # (local)
    closure = closure_hash(pins)  # (local)
    print()
    print(f"  closure_hash(pins) = {closure[:16]}...")
    print(f"  audit_sha256       = {audit_sha}")
    print(f"  content_sha256     = {content_sha}")
    print()

    # --- save npz ---
    np.savez(
        OUT_NPZ,
        # verdict
        composite=np.array([r["composite"]]),
        value=np.array([r["value"]]),
        sign_verdict=np.array([r["sign_verdict"]]),
        magnitude_verdict=np.array([r["magnitude_verdict"]]),
        regime_verdict=np.array([r["regime_verdict"]]),
        # de Sitter closure
        desitter_residual=np.array([r["desitter_residual"]]),
        resid_C1_algebraic=np.array([r["resid_C1_algebraic"]]),
        resid_C2_raw=np.array([r["resid_C2_raw"]]),
        ke_ratio_min_C2=np.array([r["ke_ratio_min_C2"]]),
        Lambda_C1=np.array([r["Lambda_C1"]]),
        H_C1=np.array([r["H_C1"]]),
        V_fix=np.array([r["V_fix"]]),
        closure_pass=np.array([r["closure_pass"]]),
        pass_threshold=np.array([r["pass_threshold"]]),
        # (D) well-posedness
        min_taudot_corridor=np.array([r["min_taudot_corridor"]]),
        n_taudot_zero_corridor=np.array([r["n_taudot_zero_corridor"]]),
        D_well_posed=np.array([r["D_well_posed"]]),
        t_internal_corridor=np.array([r["t_internal_corridor"]]),
        D_integral_finite=np.array([r["D_integral_finite"]]),
        dwell_pass=np.array([r["dwell_pass"]]),
        triple_closes=np.array([r["triple_closes"]]),
        # CLOCKLOC2 consumption
        cl2_min_taudot=np.array([r["cl2_min_taudot"]]),
        cl2_n_zero=np.array([r["cl2_n_zero"]]),
        cl2_monotone=np.array([r["cl2_monotone"]]),
        cl2_tau_turn=np.array([r["cl2_tau_turn"]]),
        cl2_interior=np.array([r["cl2_interior"]]),
        cl2_composite=np.array([r["cl2_composite"]]),
        cl2_agree=np.array([r["cl2_agree"]]),
        # INV4-W3 c_track anchor
        c_track=np.array([r["c_track"]]),
        c_track_residual=np.array([r["c_track_residual"]]),
        Lambda_inst=np.array([r["Lambda_inst"]]),
        H_inst=np.array([r["H_inst"]]),
        dSdL_sign=np.array([r["dSdL_sign"]]),
        # potential fidelity + PRDR pins
        V_fold=np.array([r["V_fold"]]),
        dV_at_fold=np.array([r["dV_at_fold"]]),
        dS_fold=np.array([r["dS_fold"]]),
        cc1_dev=np.array([r["cc1_dev"]]),
        dlnV_fold=np.array([r["dlnV_fold"]]),
        taudot_0=np.array([r["taudot_0"]]),
        sigma2_coeff=np.array([r["sigma2_coeff"]]),
        G_DeWitt=np.array([r["G_DeWitt"]]),
        a0_fold=np.array([r["a0_fold"]]),
        a2_fold=np.array([r["a2_fold"]]),
        a4_over_a2_bare=np.array([r["a4_over_a2_bare"]]),
        tau_fold=np.array([r["tau_fold"]]),
        tau_NEC=np.array([r["tau_NEC"]]),
        tau_overshoot=np.array([r["tau_overshoot"]]),
        # trajectories
        t_traj=r["t_traj"],
        tau_traj=r["tau_traj"],
        taudot_traj=r["taudot_traj"],
        sigma_traj=r["sigma_traj"],
        H_traj=r["H_traj"],
        tau_corr=r["tau_corr"],
        taudot_corr=r["taudot_corr"],
        ray_tau=r["ray_tau"],
        ray_taudot=r["ray_taudot"],
        # dual-SHA + 4-tuple
        audit_sha256=np.array([audit_sha]),
        content_sha256=np.array([content_sha]),
        scheme=np.array([SCHEME]),
        convention=np.array([CONVENTION]),
        L_max=np.array([L_MAX]),
    )
    print(f"  npz -> {OUT_NPZ}")

    make_plot(r, r["composite"])

    # --- emit verdict payload (agent calls emit_verdict with this) ---
    extra = [
        (f"# clockloc1_detail: triple_closes={r['triple_closes']} "
         f"resid_dS={r['desitter_residual']:.3e}(<1e-6={r['closure_pass']}) "
         f"min_taudot_corr={r['min_taudot_corridor']:.6f} "
         f"D_wellposed={r['D_well_posed']} t_internal={r['t_internal_corridor']:.4f} "
         f"c_track=3_EXACT(resid={r['c_track_residual']:.1e}) "
         f"CLOCKLOC2_agree={r['cl2_agree']}"),
        (f"# V_spec_same_object: a4/a2_bare={r['a4_over_a2_bare']:.4f} "
         f"a0_fold={r['a0_fold']} a2_fold={r['a2_fold']:.4f} "
         f"V_spec_dominated_no_Starobinsky_minimum=True"),
        (f"# Level_2_clock: advancing_clock=tau_Level2_Jensen_modulus "
         f"NOT_a0a2a4_Seeley-DeWitt_grade; (D)_reads_rate-form_off_a0_readout "
         f"but_clock_is_tau_upstream_of_grading"),
    ]
    print()
    print_verdict_payload(
        r["composite"], r["value"], audit_sha, content_sha,
        sign_verdict=r["sign_verdict"], magnitude_verdict=r["magnitude_verdict"],
        regime_verdict=r["regime_verdict"], extra_rows=extra)

    print()
    print(f"  [done in {time.time() - t0:.1f}s]")


if __name__ == "__main__":
    main()
